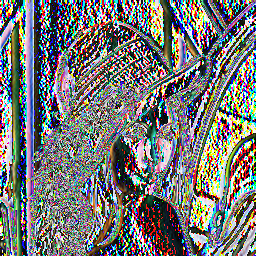

This figure's Python source:
import numpy as np
from PIL import Image
import scipy.ndimage as ndimage

source = np.array(Image.open('lena.png'))

colorDim3List = np.dsplit(source, 3)
red = colorDim3List[0].reshape(source.shape[0], source.shape[1])
green = colorDim3List[1].reshape(source.shape[0], source.shape[1])
blue = colorDim3List[2].reshape(source.shape[0], source.shape[1])

def sobel(red, green, blue):
    redSobel =  ndimage.sobel(red)
    greenSobel = ndimage.sobel(green)
    blueSobel =  ndimage.sobel(blue)
    return np.dstack((redSobel, greenSobel, blueSobel))

sobel3D = sobel(red, green, blue)
Image.fromarray(sobel3D).save('sobel.png')